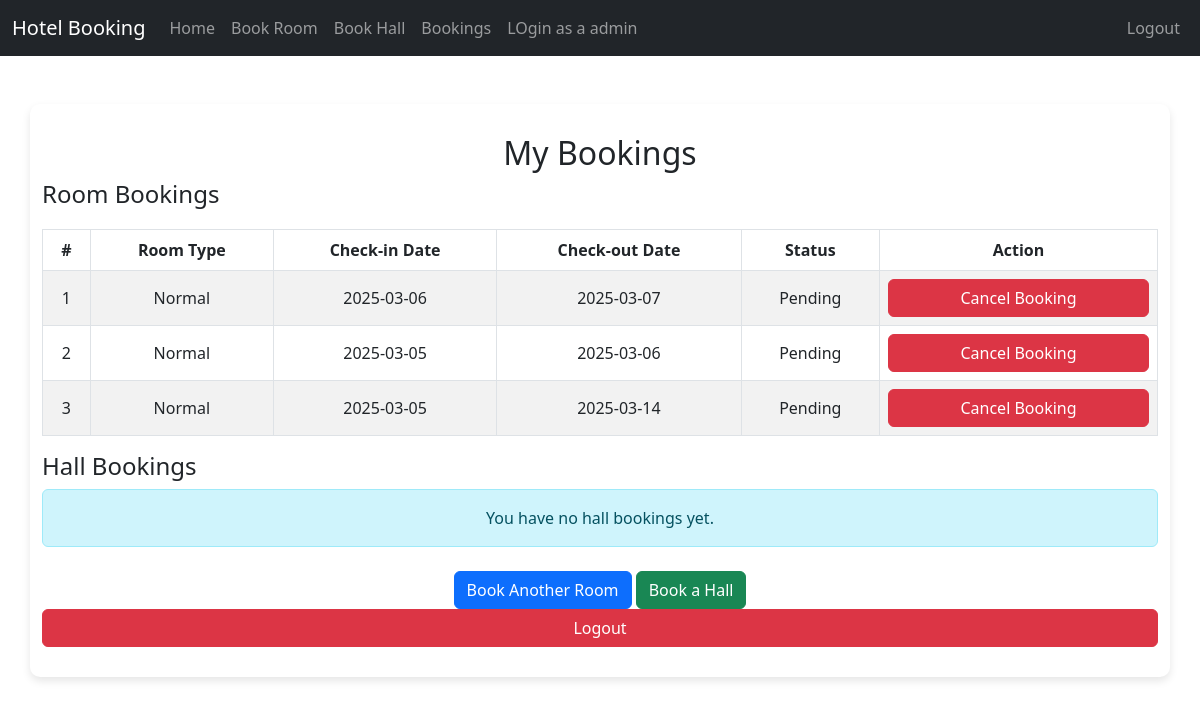
Page /bookings.php (signed in) on the committed database.
### tables this page shows
CREATE TABLE `bookings` (
  `id` int(11) NOT NULL,
  `user_id` int(11) NOT NULL,
  `room_type` enum('normal','delux','super_delux') NOT NULL,
  `check_in_date` date NOT NULL,
  `check_out_date` date NOT NULL,
  `status` enum('pending','checked_in','checked_out') DEFAULT 'pending',
  `name` varchar(100) NOT NULL,
  `mobile_number` varchar(15) NOT NULL,
  `address` text NOT NULL
);

### bookings.php (the view, shortened to what this page needs)
<?php
require_once 'db.php';
$user_id = $_SESSION['user_id'];
$stmt = $pdo->prepare("SELECT * FROM bookings WHERE user_id = ?");
$stmt->execute([$user_id]);
$room_bookings = $stmt->fetchAll();
$stmt = $pdo->prepare("SELECT * FROM hall_bookings WHERE user_id = ?");
$stmt->execute([$user_id]);
$hall_bookings = $stmt->fetchAll();
?>
<!DOCTYPE html>
<html lang="en">
<head>
    <link href="https://cdn.jsdelivr.net/npm/bootstrap@5.3.0-alpha1/dist/css/bootstrap.min.css" rel="stylesheet">
</head>
<body>
    <?php include 'nav.php'; ?>
    <div class="container mt-5">
        <h2>My Bookings</h2>
        <h4>Room Bookings</h4>
        <?php if (empty($room_bookings)): ?>
            <div class="alert alert-info text-center">
                You have no room bookings yet.
            </div>
        <?php else: ?>
            <table class="table table-bordered table-striped">
                <thead>
                    <tr>
                        <th>#</th>
                        <th>Room Type</th>
                        <th>Check-in Date</th>
                        <th>Check-out Date</th>
                        <th>Status</th>
                        <th>Action</th>
                    </tr>
                </thead>
                <tbody>
                    <?php foreach ($room_bookings as $index => $booking): ?>
                        <tr>
                            <td><?= $index + 1 ?></td>
                            <td><?= ucfirst($booking['room_type']) ?></td>
                            <td><?= $booking['check_in_date'] ?></td>
                            <td><?= $booking['check_out_date'] ?></td>
                            <td><?= ucfirst($booking['status']) ?></td>
                            <td>
                                <button type="button" class="btn btn-danger" data-bs-toggle="modal" data-bs-target="#cancelModal<?= $booking['id'] ?>">Cancel Booking</button>
                            </td>
                        </tr>
                    <?php endforeach; ?>
                </tbody>
            </table>
        <?php endif; ?>
        <h4>Hall Bookings</h4>
        <?php if (empty($hall_bookings)): ?>
            <div class="alert alert-info text-center">
                You have no hall bookings yet.
            </div>
        <?php endif; ?>
        <div class="text-center mt-4">
            <a href="book_room.php" class="btn btn-primary">Book Another Room</a>
            <a href="book_hall.php" class="btn btn-success">Book a Hall</a>
            <a href="logout.php" class="btn btn-danger">Logout</a>
        </div>
    </div>
</body>
</html>

### nav.php (shortened to what this page needs)
<!DOCTYPE html>
<html lang="en">
<head>
    <link href="https://cdn.jsdelivr.net/npm/bootstrap@5.3.0-alpha1/dist/css/bootstrap.min.css" rel="stylesheet">
</head>
<body>
    <nav class="navbar navbar-expand-lg navbar-dark bg-dark">
        <div class="container-fluid">
            <a class="navbar-brand" href="index.php">Hotel Booking</a>
            <div class="collapse navbar-collapse" id="navbarNav">
                <ul class="navbar-nav me-auto mb-2 mb-lg-0">
                    <li class="nav-item">
                        <a class="nav-link" href="index.php">Home</a>
                    </li>
                    <li class="nav-item">
                        <a class="nav-link" href="Book_room.php">Book Room</a>
                    </li>
                    <li class="nav-item">
                        <a class="nav-link" href="hallbooking.php">Book Hall</a>
                    </li>
                    <li class="nav-item">
                        <a class="nav-link" href="bookings.php">Bookings</a>
                    </li>
                    <li class="nav-item">
                        <a class="nav-link" href="dlogin.php">LOgin as a admin</a>
                    </li>
                </ul>
                <ul class="navbar-nav ms-auto mb-2 mb-lg-0">
                    <?php if (!isset($_SESSION['user_id'])): ?>
                        <li class="nav-item">
                            <a class="nav-link" href="login.php">Login</a>
                        </li>
                        <li class="nav-item">
                            <a class="nav-link" href="signup.php">Signup</a>
                        </li>
                    <?php else: ?>
                        <li class="nav-item">
                            <a class="nav-link" href="logout.php">Logout</a>
                        </li>
                    <?php endif; ?>
                </ul>
            </div>
        </div>
    </nav>
</body>
</html>

### bookings.php (style rules this page uses)
body { background-color: #f8f9fa; font-family: 'Arial', sans-serif; }
.container { max-width: 1200px; margin-top: 50px; background: #ffffff; padding: 30px; border-radius: 10px; box-shadow: 0 4px 8px rgba(0, 0, 0, 0.1); }
h2 { color: #0d6efd; text-align: center; margin-bottom: 30px; }
h4 { color: #333; margin-top: 30px; }
.table { margin-top: 20px; }
.table th { background-color: #0d6efd; color: white; text-align: center; }
.table td { text-align: center; vertical-align: middle; }
.btn-danger { width: 100%; padding: 10px; font-size: 14px; border-radius: 5px; transition: background-color 0.3s ease; }
.alert-info { background-color: #d1ecf1; color: #0c5460; border: 1px solid #bee5eb; border-radius: 5px; padding: 15px; text-align: center; }

### rows in the picture
bookings: room_type "Normal", check_in_date "2025-03-06", check_out_date "2025-03-07", status "Pending"
bookings: room_type "Normal", check_in_date "2025-03-05", check_out_date "2025-03-06", status "Pending"
bookings: room_type "Normal", check_in_date "2025-03-05", check_out_date "2025-03-14", status "Pending"
